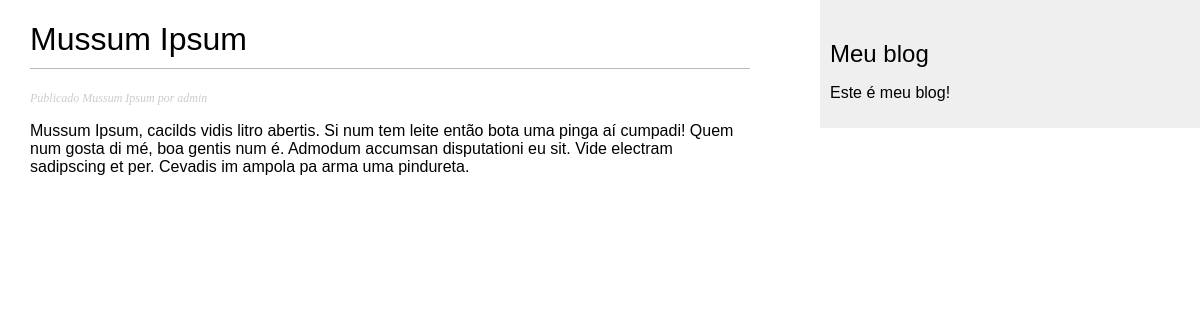
/blog/2021/6/2/mussum-ipsum/, run on the app's committed database.
### blog/models.py (models this page shows, shortened)
class Post(models.Model):
    STATUS_CHOICES = (
        ('draft', 'Drafit'),
        ('published','Published'),
    )
    title = models.CharField(max_length=250)
    slug = models.SlugField(max_length=250,
                            unique_for_date='publish')
    author = models.ForeignKey(User,
                               on_delete=CASCADE,
                               related_name='blog_posts')
    body = models.TextField()
    publish = models.DateTimeField(default=timezone.now)
    created = models.DateTimeField(auto_now_add=True)
    updated = models.DateTimeField(auto_now=True)
    status = models.CharField(max_length=250,
                              choices=STATUS_CHOICES,
                              default='draft')
    objects = models.Manager() # O gerenciado padrão
    published = PublishedManager() # O novo gerenciador que criamos
    class Meta:
        ordering = ('-publish',)

### blog/views.py (the view)
# urls.py: path('<int:year>/<int:month>/<int:day>/<slug:post>/', views.post_detail, name='post_detail'),
def post_detail(request, year, month, day, post):
    post = get_object_or_404(Post, slug=post,
                             status='published',
                             publish__year=year,
                             publish__month=month,
                             publish__day=day)
    return render(request, 'blog/post/detail.html', {'post':post})

### blog/templates/blog/post/detail.html (shortened to what this page needs)
{% extends "blog/base.html" %}
{% block content %}
    <h1>{{ post.title }}</h1>
    <p class="date">
        Publicado {{ post.title }} por {{ post.author }}
    </p>
    {{ post.body|linebreaks }}
{% endblock %}

### blog/static/css/blog.css (style rules this page uses)
body { margin:0; padding:0; font-family:helvetica, sans-serif; }
h1 { font-weight:normal; border-bottom:1px solid #bbb; padding:0 0 10px 0; }
p.date { color:#ccc; font-family: georgia, serif; font-size: 12px; font-style: italic; }

### data on the page
Post: title "Mussum Ipsum", author "admin", body "Mussum Ipsum, cacilds vidis litro abertis. Si num tem leite então bota uma pinga aí cumpadi! Quem num gosta di mé, boa gentis num é. Admodum accumsan disputationi eu sit. Vide electram sadipscing et per. Cevadis im ampola pa arma uma pindureta."
